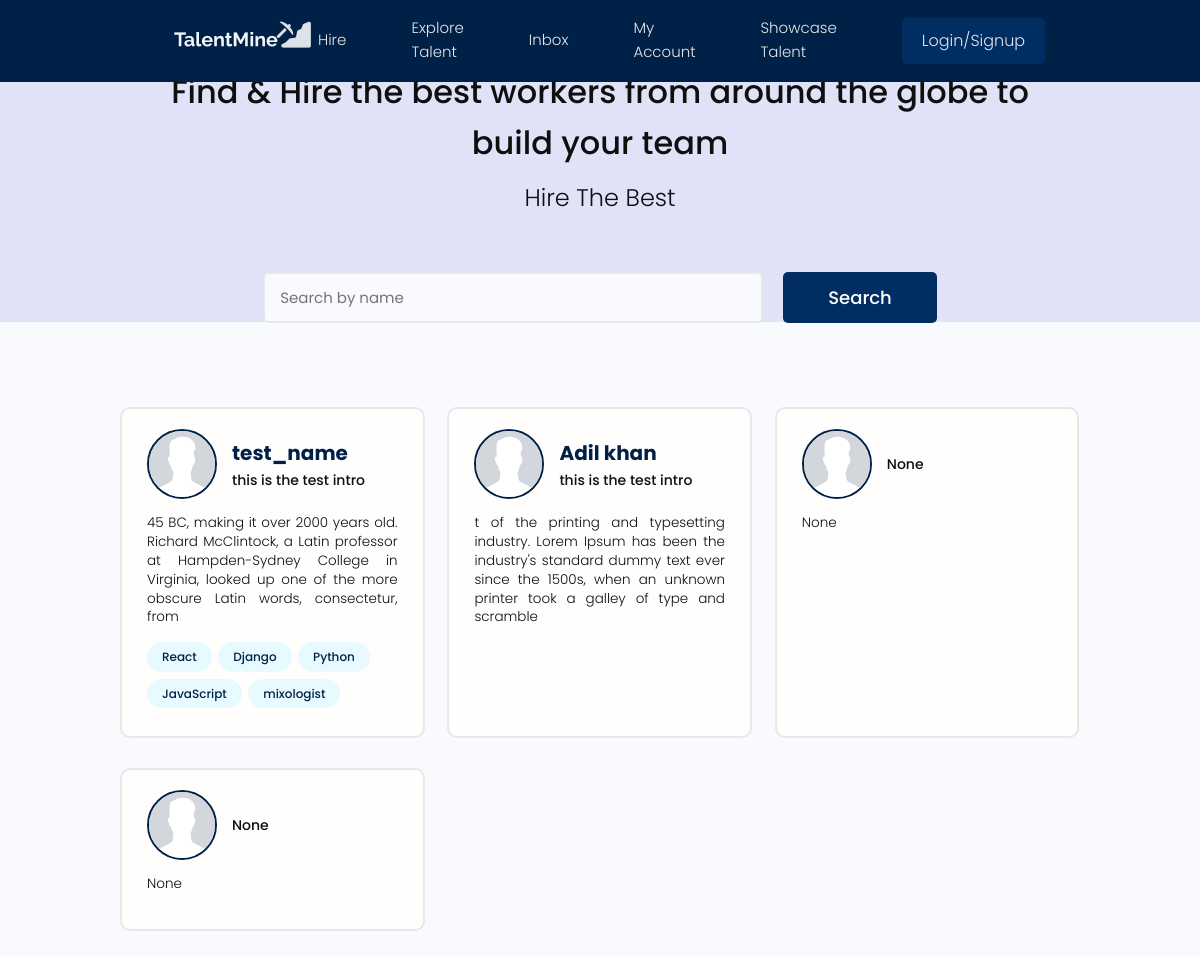
The app's page /users/, older data.
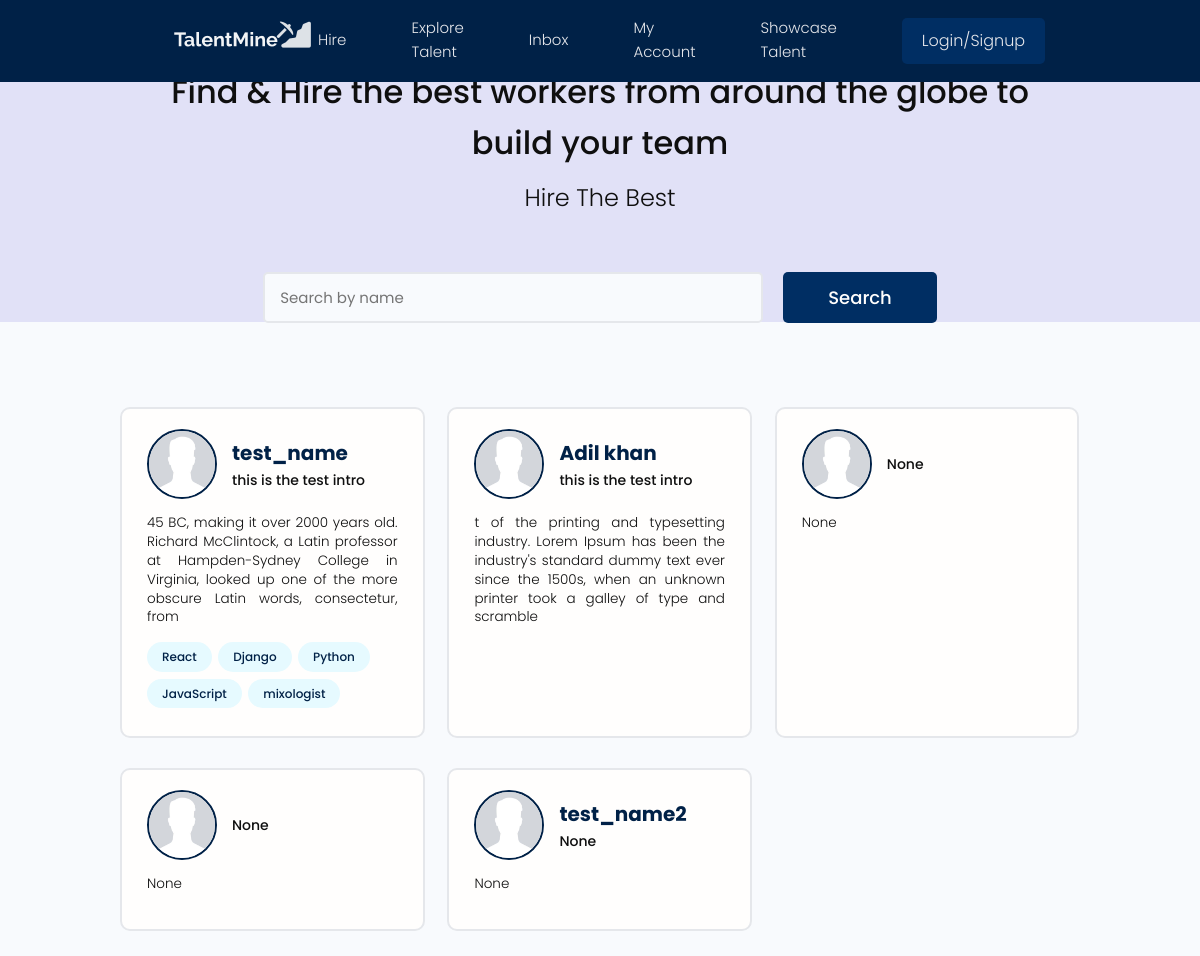
The same page, newer data.
### users/models.py (models this page shows, shortened)
class Profile(models.Model):
    user = models.OneToOneField(User,on_delete=models.CASCADE,null=True,blank=True)
    name = models.CharField(max_length = 100,blank=True,null=True)
    email = models.EmailField(max_length=100,blank=True,null=True)
    username  = models.CharField(max_length = 100,blank=True,null=True)
    location = models.CharField(max_length = 500,blank=True,null=True)
    short_intro  = models.CharField(max_length = 180,blank=True,null=True)
    bio = models.TextField(blank=True,null=True)
    profile_image = models.ImageField(null=True,blank=True,upload_to = 'profiles/',default ="profiles/avatar.jpeg" )
    social_github =  models.CharField(max_length = 5000,blank=True,null=True)
    social_twitter =  models.CharField(max_length = 5000,blank=True,null=True)
    social_linkedin =  models.CharField(max_length = 5000,blank=True,null=True)
    social_website =  models.CharField(max_length = 5000,blank=True,null=True)
    created = models.DateTimeField(auto_now_add=True)
    id = models.UUIDField(default = uuid.uuid4, unique=True,primary_key=True,editable=False)

class Skill(models.Model):
    owner = models.ForeignKey(Profile,on_delete = models.CASCADE,null=True)
    name = models.CharField(max_length = 100,blank=True,null=True)
    description = models.TextField(blank=True,null=True)
    created = models.DateTimeField(auto_now_add=True)
    id = models.UUIDField(default = uuid.uuid4, unique=True,primary_key=True,editable=False)
    def __str__(self):
        return str(self.name)

### users/views.py (the view)
# urls.py: path('',views.profiles,name='profiles'),
def profiles(request):
    profiles = Profile.objects.all()
    context = {'profiles':profiles}
    return render(request,'users/profiles.html',context)

### users/templates/users/profiles.html (shortened to what this page needs)
{%extends 'main.html'%}
{%block content%}
<main class="home">
  <section class="hero-section text-center" style="background-color:#e1e1f7;height:30vh;">
    <div class="container container--narrow">
      <div class="hero-section__box">
          <h3 >Find & Hire the best workers from around the globe to build your team </h3>
          <h5 style="padding-top:10px">Hire The Best</h5>
      </div>
      <div class="hero-section__search">
        <form class="form" action="#" method="get">
          <div class="form__field">
            <input class="input input--text" id="formInput#search" type="text" name="text"
              placeholder="Search by name" />
          </div>
          <input class="btn btn--sub btn--lg" type="submit" value="Search" />
        </form>
      </div>
    </div>
  </section>
  <section class="devlist">
    <div class="container">
      <div class="grid grid--three">
          {%for profile in profiles%}
          <div class="column card">
            <div class="dev">
              <a href="{%url 'user-profile' profile.id%}" class="card__body">
                <div class="dev__profile">
                  <img class="avatar avatar--md" src="{{profile.profile_image.url}}" alt="image" />
                  <div class="dev__meta">
                    <h3>{{profile.name}}</h3>
                    <h5>{{profile.short_intro|slice:'50'}}</h5>
                  </div>
                </div>
                <p class="dev__info">
                  {{profile.bio|slice:"180"}}
                </p>
                <div class="dev__skills">
                {%for skill in profile.skill_set.all|slice:"5"%}
                  <span class="tag tag--pill tag--main">
                    <small>{{skill}}</small>
                  </span>
                  {%endfor%}
                </div>
              </a>
            </div>
          </div>
          {%endfor%}
      </div>
    </div>
  </section>
</main>
{%endblock content%}

Row changes from the older to the newer data that the page shows:
added Profile: profile_image (placeholder picture), name "test_name2", short_intro "None", bio "None"
